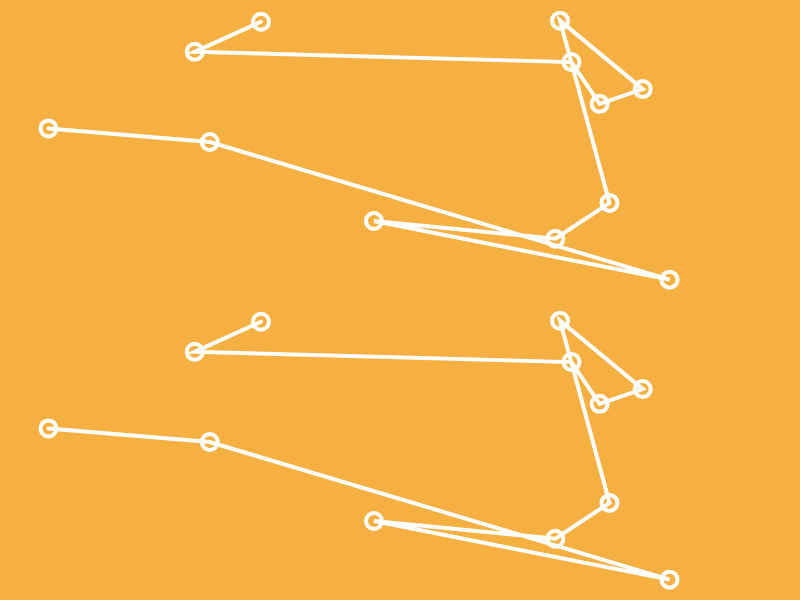
Frame 1 (no input)
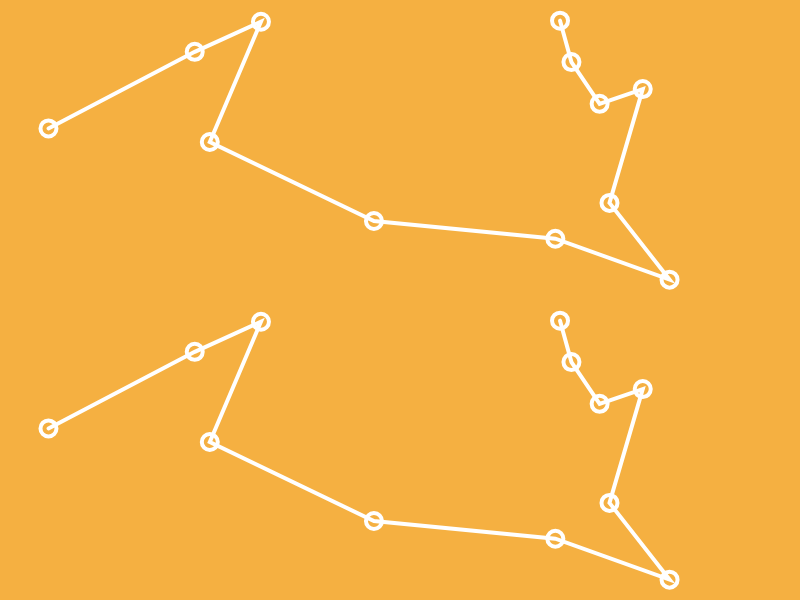
Frame 60 (no input)
Frame 120 (the mouse pressed at the canvas centre since frame 60): identical to frame 60, image omitted

The p5.js sketch that drew these frames (run headless with seeded random() and noise() and a simulated clock; from frame 60 on, the mouse is pressed at the canvas centre):

// p5.js sketch
// ── sketch.js
var cities = [];
var totalCities = 12;

var popSize = 500;
var population = [];
var fitness = [];

var recordDistance = Infinity;
var bestEver;
var currentBest;

var statusP;

function setup() {
  createCanvas(800, 600);
  var order = [];
  for (var i = 0; i < totalCities; i++) {
    var v = createVector(random(width), random(height / 2));
    cities[i] = v;
    order[i] = i;
  }

  for (var i = 0; i < popSize; i++) {
    population[i] = shuffle(order);
  }
  statusP = createP('').style('font-size', '32pt');
}

function draw() {
  background(245, 176, 65);

  // GA Functions
  calculateFitness();
  normalizeFitness();
  nextGeneration();

  stroke(255);
  strokeWeight(4);
  noFill();
  beginShape();
  for (var i = 0; i < bestEver.length; i++) {
    var n = bestEver[i];
    vertex(cities[n].x, cities[n].y);
    ellipse(cities[n].x, cities[n].y, 16, 16);
  }
  endShape();

  translate(0, height / 2);
  stroke(255);
  strokeWeight(4);
  noFill();
  beginShape();
  for (var i = 0; i < currentBest.length; i++) {
    var n = currentBest[i];
    vertex(cities[n].x, cities[n].y);
    ellipse(cities[n].x, cities[n].y, 16, 16);
  }
  endShape();





}

function swap(a, i, j) {
  var temp = a[i];
  a[i] = a[j];
  a[j] = temp;
}


function calcDistance(points, order) {
  var sum = 0;
  for (var i = 0; i < order.length - 1; i++) {
    var cityAIndex = order[i];
    var cityA = points[cityAIndex];
    var cityBIndex = order[i + 1];
    var cityB = points[cityBIndex];
    var d = dist(cityA.x, cityA.y, cityB.x, cityB.y);
    sum += d;
  }
  return sum;
}

// ── ga.js
function calculateFitness() {
  var currentRecord = Infinity;
  for (var i = 0; i < population.length; i++) {
    var d = calcDistance(cities, population[i]);
    if (d < recordDistance) {
      recordDistance = d;
      bestEver = population[i];
    }
    if (d < currentRecord) {
      currentRecord = d;
      currentBest = population[i];
    }
    fitness[i] = 1 / (pow(d, 8) + 1);
  }
}

function normalizeFitness() {
  var sum = 0;
  for (var i = 0; i < fitness.length; i++) {
    sum += fitness[i];
  }
  for (var i = 0; i < fitness.length; i++) {
    fitness[i] = fitness[i] / sum;
  }
}

function nextGeneration() {
  var newPopulation = [];
  for (var i = 0; i < population.length; i++) {
    var orderA = pickOne(population, fitness);
    var orderB = pickOne(population, fitness);
    var order = crossOver(orderA, orderB);
    mutate(order, 0.01);
    newPopulation[i] = order;
  }
  population = newPopulation;

}

function pickOne(list, prob) {
  var index = 0;
  var r = random(1);

  while (r > 0) {
    r = r - prob[index];
    index++;
  }
  index--;
  return list[index].slice();
}

function crossOver(orderA, orderB) {
  var start = floor(random(orderA.length));
  var end = floor(random(start + 1, orderA.length));
  var neworder = orderA.slice(start, end);
  // var left = totalCities - neworder.length;
  for (var i = 0; i < orderB.length; i++) {
    var city = orderB[i];
    if (!neworder.includes(city)) {
      neworder.push(city);
    }
  }
  return neworder;
}


function mutate(order, mutationRate) {
  for (var i = 0; i < totalCities; i++) {
    if (random(1) < mutationRate) {
      var indexA = floor(random(order.length));
      var indexB = (indexA + 1) % totalCities;
      swap(order, indexA, indexB);
    }
  }
}
